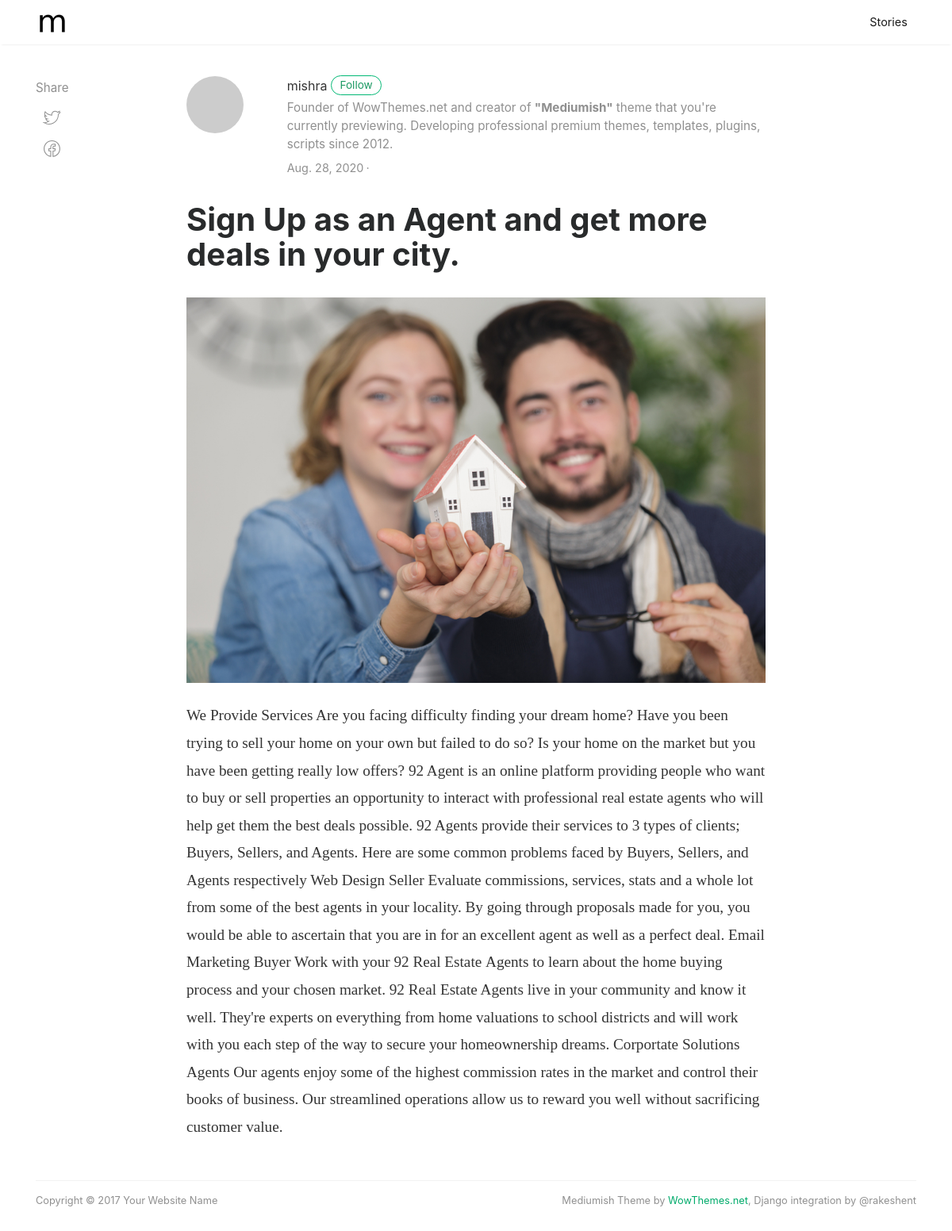
Page /blog/7/ on the committed database.
### blog/models.py (models this page shows, shortened)
class Post(models.Model):
    title = models.CharField(max_length = 200)
    description = models.TextField()
    featuredImage = models.ImageField(upload_to = 'blog/image')
    auther = models.ForeignKey(User, on_delete= models.CASCADE)
    created_ts = models.DateField(auto_now=True)
    updated_ts = models.DateField(null=True)

### blog/views.py (the view)
# urls.py: path('<int:post_id>/', views.detail, name = 'detail'),
def detail(request, post_id):
    post_detail = get_object_or_404(Post, pk = post_id)
    return render(request, 'blog/details.html', {'post_detail' : post_detail})

### blog/templatetags/common_helper.py (called while the page is built)
def read(html):
    return readtime.of_html(html)

### blog/templates/blog/details.html (shortened to what this page needs)
{% extends 'blog/layout/base.html' %}
{% load static %}
{% load common_helper %}
{% block content %}
    <div class="row">
		<div class="col-md-2 col-xs-12">
			<div class="share">
				<p>
					Share
				</p>
				<ul>
					<li>
					<a target="_blank" href="https://twitter.com/home?status={{ request.build_absolute_uri }}">
					</a>
					</li>
					<li>
					<a target="_blank" href="https://www.facebook.com/sharer/sharer.php?u={{ request.build_absolute_uri }}">
					</a>
					</li>
				</ul>
			</div>
		</div>
		<div class="col-md-8 col-md-offset-2 col-xs-12">
			<div class="mainheading">
				<div class="row post-top-meta">
					<div class="col-md-2">
						<a href="author.html"><img class="author-thumb" src="https://www.gravatar.com/avatar/e56154546cf4be74e393c62d1ae9f9d4?s=250&amp;d=mm&amp;r=x" alt="Sal"></a>
					</div>
					<div class="col-md-10">
						<a class="link-dark" href="author.html">{{ post_detail.auther.username }}</a><a href="#" class="btn follow">Follow</a>
						<span class="author-description">Founder of WowThemes.net and creator of <b>"Mediumish"</b> theme that you're currently previewing. Developing professional premium themes, templates, plugins, scripts since 2012.</span>
						<span class="post-date">{{ post_detail.created_ts|date }}</span><span class="dot"></span>
					</div>
				</div>
				<h1 class="posttitle">{{ post_detail.title }}</h1>
			</div>
			<img class="featured-image img-fluid" src="{{ post_detail.featuredImage.url }}" alt="">
			<div class="article-post">
				{{ post_detail.description }}
			</div>
		</div>
	</div>
{% endblock content %}

### blog/static/blog/assets/css/mediumish.css (style rules this page uses)
body { padding-top:5rem; }
.mainheading { padding:1rem 0rem; }
a { color:#00ab6b; }
a,a:hover { transition:all 0.2s; }
.author-thumb { width:40px; height:40px; float:left; margin-right:13px; border-radius:100%; }
.post-top-meta { margin-bottom:2rem; }
.post-top-meta .author-thumb { width:72px; height:72px; }
.post-top-meta span { font-size:0.9rem; color:rgba(0,0,0,.44); display:inline-block; }
.post-top-meta .author-description { margin-bottom:5px; margin-top:5px; font-size:0.95rem; }
span.post-name,span.post-date,span.author-meta { display:inline-block; }
span.post-date,span.post-read { color:rgba(0,0,0,.44); }
.dot:after { content:"·"; margin-left:3px; margin-right:3px; }
.mainheading h1.posttitle { font-weight:700; margin-bottom:1rem; }
.link-dark { color:rgba(0,0,0,.8); }
.article-post { font-family:Merriweather; font-size:1.2rem; line-height:1.8; color:rgba(0,0,0,.8); }
.featured-image { display:block; margin:0px auto; margin-bottom:1.5rem; }
.share { text-align:center; margin-top:20px; }
.share p { margin-bottom:10px; font-size:0.95rem; }
.share { display:none; }
.share ul li { display:inline-block; margin-bottom:5px; }
.share ul { padding-left:0; margin-left:0; }
@media (min-width:1024px) { .share { position:fixed; display:block; } }
@media (min-width:1024px) { .share ul li { display:block; } }
.share,.share a { color:rgba(0,0,0,.44); fill:rgba(0,0,0,.44); }
.btn.follow { border-color:#02B875; color:#1C9963; padding:3px 10px; text-align:center; border-radius:999em; font-size:0.85rem; display:inline-block; }
.post-top-meta .btn.follow { margin-left:5px; margin-top:-4px; }

### rows in the picture
Post: auther.username "mishra", created_ts "Aug. 28, 2020", title "Sign Up as an Agent and get more deals in your city.", featuredImage (picture), description "We Provide Services Are you facing difficulty finding your dream home? Have you been trying to sell your home on your own but failed to do so? Is your home on the market but you have been getting really low offers? 92 Agent is an online platform providing people who want to buy or sell properties an opportunity to interact with professional real estate agents who will help get them the best deals possible. 92 Agents provide their services to 3 types of clients; Buyers, Sellers, and Agents. Here are some common problems faced by Buyers, Sellers, and Agents respectively Web Design Seller Evaluate commissions, services, stats and a whole lot from some of the best agents in your locality. By…"
